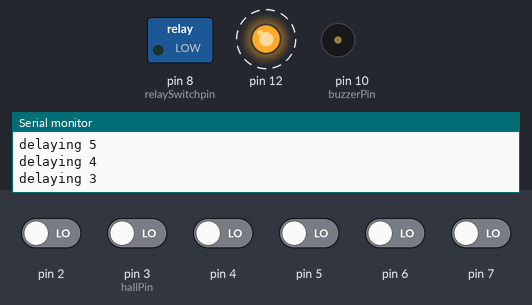
Recording of a sketch running on a simulated Arduino Uno, built with avr-gcc and run on an emulated ATmega328P. Shown: switched loads named in the sketch (green lamp = pin HIGH), output pins drawn as LEDs (lit = HIGH), buzzer (waves = sounding), the last lines printed to the serial monitor. Dashed ring = blinking. Inputs (shaded band) come from the test bench; at power-on: pin 2, pin 3 (hallPin), pin 4–7 LOW.

Above: at 3.8 s.
3.9 s: pin 2 driven HIGH
9.0 s: pin 4 driven HIGH
At 13.0 s:
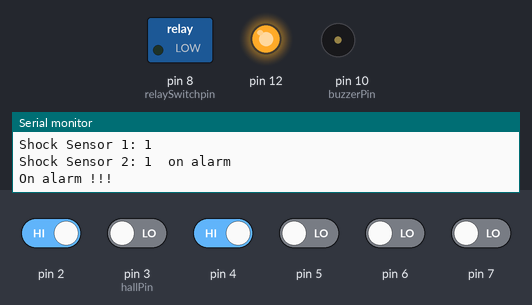
15.1 s: pin 4 driven LOW
At 18.9 s:
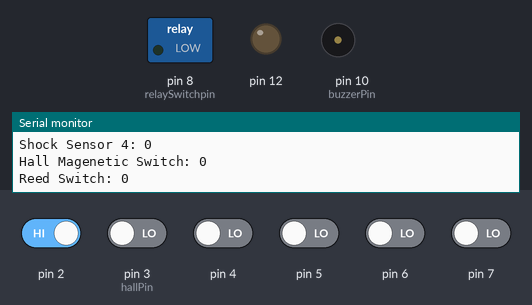
19.2 s: pin 7 driven HIGH
At 25.0 s:
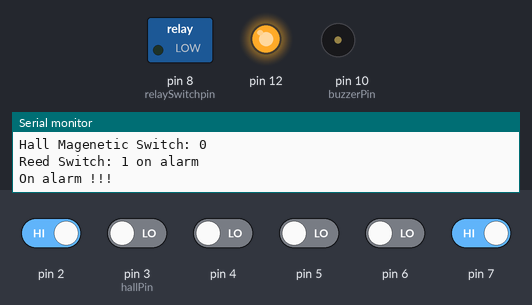
25.3 s: pin 7 driven LOW
At 26.7 s:
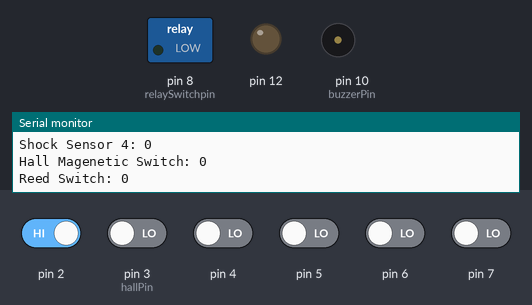
27.1 s: pin 2 driven LOW
At 33.5 s:
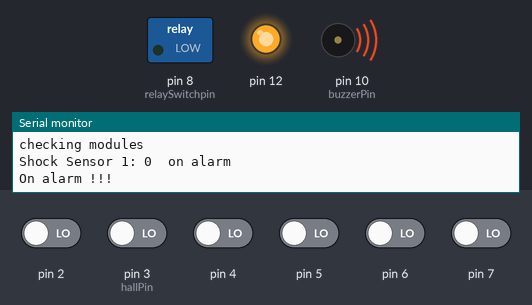
Timing chart, 0 to 32.8 s (numbered marks = the images above; inputs shaded):
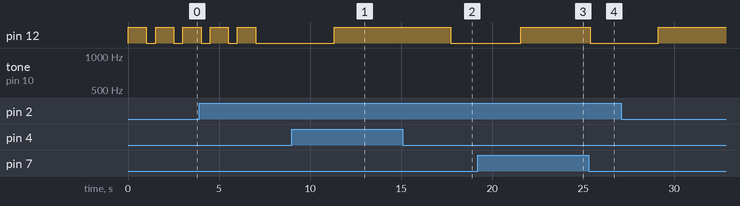

The sketch:

component56.ino
```cpp
// sensor array #3: Component 56
// + Shock Sensor
// + Hall Switch
// + Light-blocking Switch
// + analog hall Switch
// + Passive Infrared

// libraries
#include <Wire.h>

// setup system
int systat, setAlarm = 0,alarmCounter = 5; // cycles to delay checking
int alarmCounterCP = alarmCounter;

#define i2cAdd  56 // i2c address

// pin registry
const int shock1 = 2, s1Threshold = LOW;
const int hallPin = 3, hallThreshold = LOW;
const int shock2 = 4, s2Threshold = HIGH;
const int shock3 = 5, s3Threshold = HIGH;
const int shock4 = 6, s4Threshold = HIGH;
const int reedSwitch = 7, reedThreshold = HIGH;

const int relaySwitchpin = 8, relaySignal = HIGH;
const int buzzerPin = 10;
const int greenLED = 11;
const int redLED = 12;


// component registry
#include "./modules/led.h"
#include "./modules/buzzer2.h"
#include "./modules/relayswitch.h"
#include "./modules/singleDigitalPin.h" // a generic way to add sensors that uses a single digital pin

// alarm Protocol
void initAlarm(){
	initBuzzer(buzzerPin);
	initRelaySwitch(relaySwitchpin);
	initLED(redLED);
}
void doAlarm(){
	if(setAlarm > 0){
		Serial.println("On alarm !!!");
		doBuzzerOn(buzzerPin);
		doLED(redLED,HIGH);
	}
 else{
  doLED(redLED,LOW);
 }
}

// modules
void initModules(){
	initDigital(shock1);
	initDigital(hallPin);
	initDigital(shock2);
	initDigital(shock3);
	initDigital(shock4);
	initDigital(reedSwitch);
	initDigital(greenLED);
}
void checkModules(){

	systat = checkDigital(shock1);
	Serial.print("Shock Sensor 1: ");
	Serial.print(systat);
	if(systat == s1Threshold){
		setAlarm = 20;
		Serial.print("  on alarm");
	}
	else{
		setAlarm = 0;
	}
	Serial.println("");

	if(setAlarm == 0){
		systat = checkDigital(shock2);
		Serial.print("Shock Sensor 2: ");
		Serial.print(systat);
		if(systat == s2Threshold){
			setAlarm = 21;
			Serial.print("  on alarm");
		}
		Serial.println(" ");
	}

	if(setAlarm == 0){
		systat = checkDigital(shock3);
		Serial.print("Shock Sensor 3: ");
		Serial.print(systat);
		if(systat == s3Threshold){
			setAlarm = 22;
			Serial.print("  on alarm");
		}
		Serial.println(" ");
	}

	if(setAlarm == 0){
		systat = checkDigital(shock4);
		Serial.print("Shock Sensor 4: ");
		Serial.print(systat);
		if(systat == s4Threshold){
			setAlarm = 23;
			Serial.print("  on alarm");
		}
		Serial.println(" ");
	}

	if(setAlarm == 0){
		//systat = checkDigital(hallPin);
		Serial.print("Hall Magenetic Switch: ");
		Serial.print(systat);
		if(systat == HIGH){
			Serial.print(" on alarm");
			setAlarm = 5;
		}
		Serial.println(" ");
	}

	if(setAlarm == 0){
		systat = checkDigital(reedSwitch);
		Serial.print("Reed Switch: ");
		Serial.print(systat);
		if(systat == reedThreshold){
			Serial.print(" on alarm");
			setAlarm = 3;
		}
		Serial.println(" ");
	}


}
////////////////////////////////////////////////////
// main functions
void setup(){
	Wire.begin(i2cAdd);
	Wire.onRequest(i2cRequest);
	Serial.begin(9600);
	initAlarm();
	initModules();
}
void i2cRequest(){
	Serial.print("Sending: ");
	Serial.println(setAlarm);
	Wire.write(setAlarm);
}

void loop(){
	doLED(greenLED,HIGH);
	if(alarmCounter > 0){
		doLED(redLED,HIGH);
		Serial.print("delaying ");
		Serial.println(alarmCounter);
		systat = checkDigital(shock1);
		systat = checkDigital(shock2);
		systat = checkDigital(shock3);
		systat = checkDigital(shock4);
		systat = checkDigital(hallPin);
		systat = checkDigital(reedSwitch);
		alarmCounter--;
		delay(1000);
		doLED(redLED,LOW);
	}else{
		Serial.println("checking modules");
		checkModules();
		doAlarm();
		delay(500);
	}
	doLED(greenLED,LOW);
	delay(500);
}
```

buzzer2.h
```cpp
//////////////////////////////////////////
// buzzer v2
float sinVal;
int toneVal;
void doBuzzerOn(int pin){
	//for(int i=3;i<=11;i+=2){
		for(int hz = 440; hz < 1000; hz++){
			tone(pin, hz, 50);
			delay(1);
		}
		for(int hz = 1000; hz > 440; hz--){
			tone(pin, hz, 50);
			delay(1);
		}
    //}
    noTone(pin);
	delay(500);
}
void doBuzzerOff(int pin){
	noTone(pin);
}

void initBuzzer(int pin){
	pinMode(pin,OUTPUT);
}

void doBuzzerOn(){
}
```

led.h
```cpp
void doLights(){
/*	if(setAlarm == HIGH){
		digitalWrite(greenLED,LOW);
		digitalWrite(redLED,HIGH);
		delay(50);
		digitalWrite(redLED,LOW);
		delay(150);
		digitalWrite(redLED,HIGH);
		delay(250);
		digitalWrite(redLED,LOW);
		delay(350);
	}
	else{
		digitalWrite(redLED,LOW);
		digitalWrite(greenLED,HIGH);
		delay(500);
		digitalWrite(greenLED,LOW);
		delay(500);
	}*/
}

void doLED(int pin, int signal){
	digitalWrite(pin,signal);
}

void initLED(int Pin){
	pinMode(Pin,OUTPUT);
	doLED(Pin,HIGH);
	delay(10);
	doLED(Pin,LOW);
}
```

relaySwitch.h
```cpp
void initRelaySwitch(int relaySwitchPin){
	pinMode(relaySwitchPin,OUTPUT);
}
void relaySwitch(int relaySwitchPin,int onOff){
	digitalWrite(relaySwitchPin, onOff);
}
void relaySwitchOn(int relaySwitchPin){
	relaySwitch(relaySwitchPin, HIGH);
}
void relaySwitchOff(int relaySwitchPin){
	relaySwitch(relaySwitchPin, LOW);
}
```

singleDigitalPin.h
```cpp
// setup and check a sensor that uses a single digital pin as input

void initDigital(int dPin){
	pinMode(dPin,INPUT);
}

int checkDigital(int dPin){
	return digitalRead(dPin);
}
```

Measured:
- after the input at 9.0 s, pin 12: LOW → HIGH after 2.3 s
- after the input at 15.1 s, pin 12: HIGH → LOW after 2.6 s; tone on pin 10 (buzzerPin): stays silent (without the input it goes to 607 Hz after 2.7 s)
- after the input at 19.2 s, pin 12: LOW → HIGH after 2.4 s
- after the input at 25.3 s, pin 12: HIGH → LOW after 0.09 s
- after the input at 27.1 s, pin 12: LOW → HIGH after 2.0 s
- by itself, pin 12: alternates HIGH for 1.0 s and LOW for 0.50 s, 5 changes in all, then stays LOW
